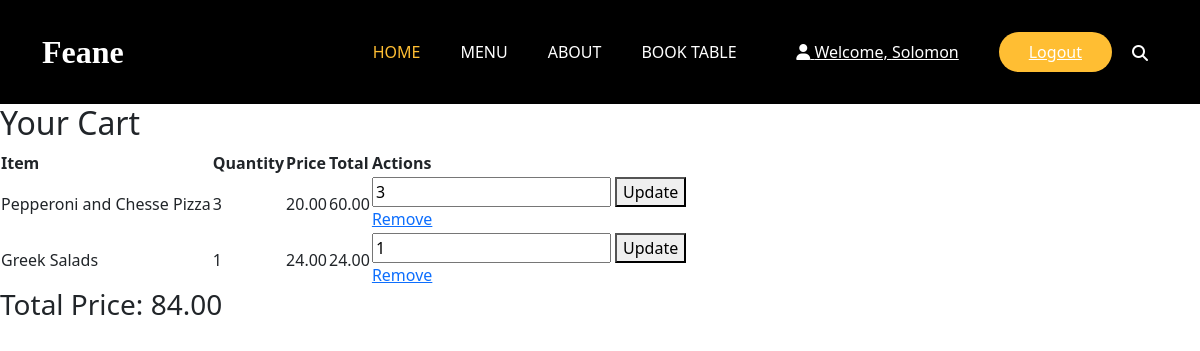
Page /cart/ (signed in) on the earlier database version.
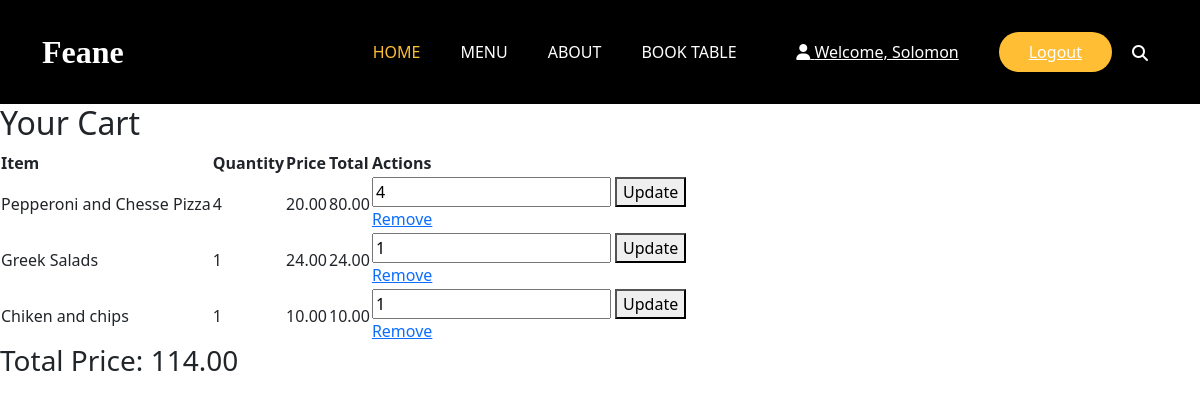
Same page on the later database version.
### restaurant_menu/models.py (models this page shows, shortened)
class CartItem(models.Model):
    cart = models.ForeignKey(Cart, on_delete=models.CASCADE)
    item = models.ForeignKey(Item, on_delete=models.CASCADE)
    quantity = models.PositiveIntegerField(default=1)
    date_added = models.DateTimeField(auto_now_add=True)
    def get_total_price(self):
        return self.item.price * self.quantity

class Item(models.Model):
    meal = models.CharField(max_length=1000, unique=True)
    description = models.CharField(max_length=2000)
    price = models.DecimalField(max_digits=10,decimal_places=2)
    meal_type = models.CharField(max_length=200, choices=MEAL_TYPE)
    author = models.ForeignKey(User, on_delete=models.PROTECT)
    status = models.IntegerField(choices=STATUS, default=0)
    date_created = models.DateTimeField(auto_now_add=True)
    date_updated = models.DateTimeField(auto_now=True)

### restaurant_menu/views.py (the view)
# urls.py: path('cart/', views.view_cart, name="view_cart"),
@user_not_registered_redirect
@login_required
def view_cart(request):
    cart = Cart.objects.filter(user=request.user, is_active=True).first()
    cart_items = CartItem.objects.filter(cart=cart)
    total_price = sum(item.get_total_price() for item in cart_items)
    context = {
        'cart': cart,
        'cart_items':cart_items,
        'total_price':total_price
    }
    return render(request, 'base/cart.html', context)

### restaurant_menu/views.py (called while the page is built)
def user_not_registered_redirect(view_func):
    @wraps(view_func)
    def _wrapped_view(request, *args, **kwargs):
        if not request.user.is_authenticated:
            return redirect('register')
        return view_func(request, *args, **kwargs)
    return _wrapped_view

### restaurant_menu/templates/base/cart.html (shortened to what this page needs)
{% extends 'new_main.html' %}
{% block content %}
    <h2>Your Cart</h2>
    <table>
      <tr>
        <th>Item</th>
        <th>Quantity</th>
        <th>Price</th>
        <th>Total</th>
        <th>Actions</th>
      </tr>
      {% for item in cart_items %}
      <tr>
        <td>{{ item.item.meal }}</td>
        <td>{{ item.quantity }}</td>
        <td>{{ item.item.price }}</td>
        <td>{{ item.get_total_price }}</td>
        <td>
          <form action="{% url 'update_cart_item' item.item.id %}" method="post">
            <input type="number" name="quantity" value="{{ item.quantity }}" min="1">
            <button type="submit">Update</button>
          </form>
          <a href="{% url 'remove_from_cart' item.item.id %}">Remove</a>
        </td>
      </tr>
      {% endfor %}
    </table>
    <h3>Total Price: {{ total_price }}</h3>
{% endblock %}

### templates/new_main.html (shortened to what this page needs)
<!DOCTYPE html>
{% load static %}
<html lang="en">
<head>
    <link rel="stylesheet" href="{% static 'styles/style.css' %}" />
    <link href="https://cdn.jsdelivr.net/npm/bootstrap@5.3.3/dist/css/bootstrap.min.css" rel="stylesheet">
  <link rel="stylesheet" type="text/css" href="https://cdnjs.cloudflare.com/ajax/libs/OwlCarousel2/2.3.4/assets/owl.carousel.min.css" />
  <link rel="stylesheet" href="https://cdnjs.cloudflare.com/ajax/libs/jquery-nice-select/1.1.0/css/nice-select.min.css" />
  <link href="css/font-awesome.min.css" rel="stylesheet" />
</head>
<body>
    {% include 'sub_nav.html' %}
    {% block content %}
    {% endblock %}
</body>
</html>

### templates/sub_nav.html (shortened to what this page needs)
{% load static %}
<header class="header_section" style="background-color: black;">
    <div class="container">
        <nav class="navbar navbar-expand-lg custom_nav-container">
            <a class="navbar-brand" href="index.html">
                <span>Feane</span>
            </a>
            <div class="collapse navbar-collapse" id="navbarSupportedContent">
                <ul class="navbar-nav mx-auto">
                    <li class="nav-item active">
                        <a class="nav-link" href="index.html">Home</a>
                    </li>
                    <li class="nav-item">
                        <a class="nav-link" href="menu.html">Menu</a>
                    </li>
                    <li class="nav-item">
                        <a class="nav-link" href="about.html">About</a>
                    </li>
                    <li class="nav-item">
                        <a class="nav-link" href="book.html">Book Table</a>
                    </li>
                </ul>
                <div class="user_option">
                    {% if user.is_authenticated %}
                        <a href="#" class="user_link">
                            <i class="fa fa-user" aria-hidden="true"></i> Welcome, {{ user.username }}
                        </a>
                        <a href="{% url 'logout' %}" class="order_online">Logout</a>
                    {% endif %}
                    <form class="form-inline">
                        <button class="btn my-2 my-sm-0 nav_search-btn" type="submit">
                            <i class="fa fa-search" aria-hidden="true"></i>
                        </button>
                    </form>
                </div>
            </div>
        </nav>
    </div>
</header>

### restaurant_menu/static/styles/style.css (style rules this page uses)
::placeholder { color: #bbb; opacity: 1; }
.header_section { padding: 15px 0; }
.navbar-brand { font-family: 'Dancing Script', cursive; }
.navbar-brand span { font-weight: bold; font-size: 32px; color: #ffffff; }
.custom_nav-container { padding: 0; }
.custom_nav-container .navbar-nav { padding-left: 18%; }
.custom_nav-container .navbar-nav .nav-item .nav-link { padding: 5px 20px; color: #ffffff; text-align: center; text-transform: uppercase; border-radius: 5px; -webkit-transition: all 0.3s; transition: all 0.3s; }
.custom_nav-container .navbar-nav .nav-item:hover .nav-link, .custom_nav-container .navbar-nav .nav-item.active .nav-link { color: #ffbe33; }
.custom_nav-container .nav_search-btn { width: auto; height: auto; padding: 0; border: none; color: #ffffff; margin: 0 10px; }
.user_option { display: -webkit-box; display: -ms-flexbox; display: flex; -webkit-box-align: center; -ms-flex-align: center; align-items: center; }
.user_option a { margin: 0 10px; }
.user_option .user_link { color: #ffffff; }
.user_option .order_online { display: inline-block; padding: 8px 30px; background-color: #ffbe33; color: #ffffff; border-radius: 45px; -webkit-transition: all 0.3s; transition: all 0.3s; border: none; }

Differences in the rows shown:
changed CartItem "Pepperoni and Chesse Pizza": quantity "3" → "4"; get_total_price "60.00" → "80.00"
added CartItem: item.meal "Chiken and chips", quantity "1", item.price "10.00", get_total_price "10.00"
Other differences:
{{ total_price }}: "84.00" → "114.00"
